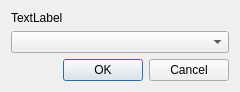
<?xml version="1.0" encoding="UTF-8"?>
<ui version="4.0">
 <class>ItemSelectingDialog</class>
 <widget class="QDialog" name="ItemSelectingDialog">
  <property name="geometry">
   <rect>
    <x>0</x>
    <y>0</y>
    <width>240</width>
    <height>91</height>
   </rect>
  </property>
  <property name="windowTitle">
   <string>Dialog</string>
  </property>
  <layout class="QVBoxLayout" name="verticalLayout">
   <item>
    <widget class="QLabel" name="messageLabel">
     <property name="text">
      <string>TextLabel</string>
     </property>
    </widget>
   </item>
   <item>
    <widget class="QComboBox" name="comboBox"/>
   </item>
   <item>
    <spacer name="verticalSpacer">
     <property name="orientation">
      <enum>Qt::Vertical</enum>
     </property>
     <property name="sizeHint" stdset="0">
      <size>
       <width>20</width>
       <height>28</height>
      </size>
     </property>
    </spacer>
   </item>
   <item>
    <widget class="QDialogButtonBox" name="buttonBox">
     <property name="orientation">
      <enum>Qt::Horizontal</enum>
     </property>
     <property name="standardButtons">
      <set>QDialogButtonBox::Cancel|QDialogButtonBox::Ok</set>
     </property>
    </widget>
   </item>
  </layout>
 </widget>
 <resources/>
 <connections>
  <connection>
   <sender>buttonBox</sender>
   <signal>accepted()</signal>
   <receiver>ItemSelectingDialog</receiver>
   <slot>accept()</slot>
   <hints>
    <hint type="sourcelabel">
     <x>248</x>
     <y>254</y>
    </hint>
    <hint type="destinationlabel">
     <x>157</x>
     <y>274</y>
    </hint>
   </hints>
  </connection>
  <connection>
   <sender>buttonBox</sender>
   <signal>rejected()</signal>
   <receiver>ItemSelectingDialog</receiver>
   <slot>reject()</slot>
   <hints>
    <hint type="sourcelabel">
     <x>316</x>
     <y>260</y>
    </hint>
    <hint type="destinationlabel">
     <x>286</x>
     <y>274</y>
    </hint>
   </hints>
  </connection>
 </connections>
</ui>
